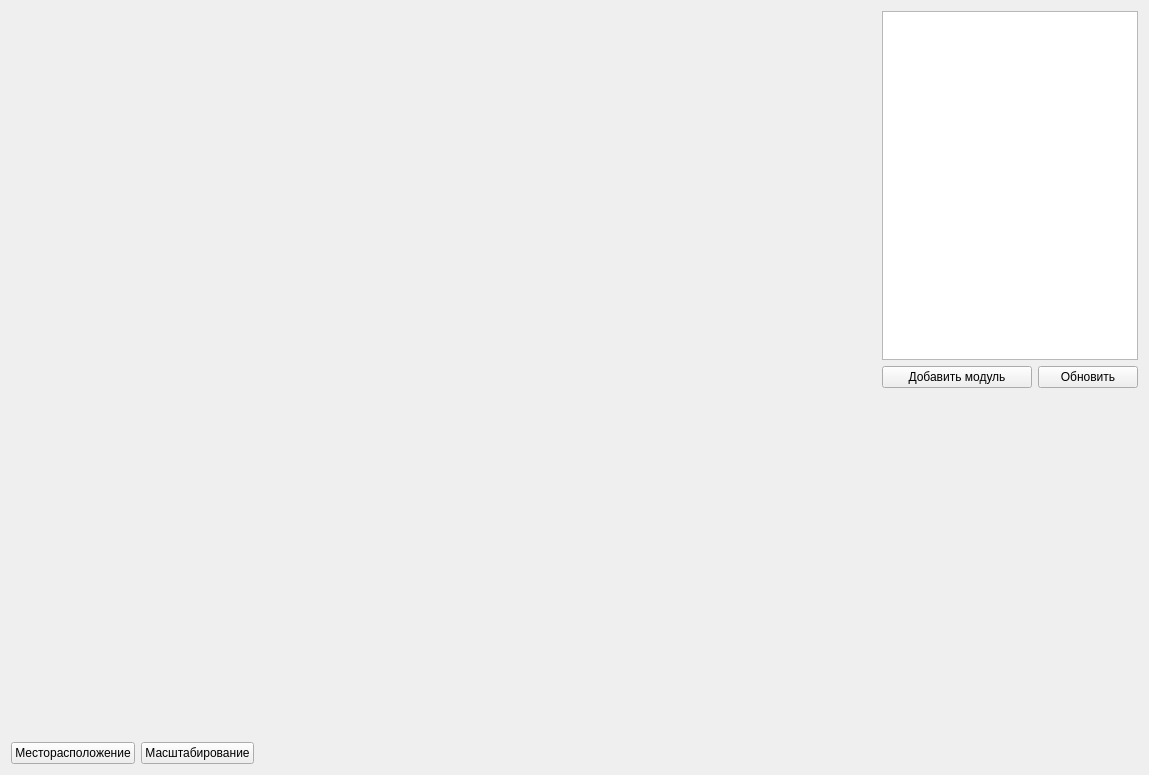
<?xml version="1.0" encoding="UTF-8"?>
<ui version="4.0">
 <class>Map</class>
 <widget class="QWidget" name="Map">
  <property name="geometry">
   <rect>
    <x>0</x>
    <y>0</y>
    <width>1149</width>
    <height>775</height>
   </rect>
  </property>
  <property name="windowTitle">
   <string>Form</string>
  </property>
  <layout class="QVBoxLayout" name="verticalLayout" stretch="1,0">
   <item>
    <layout class="QHBoxLayout" name="horizontalLayout_2" stretch="1,0">
     <item>
      <layout class="QVBoxLayout" name="verticalLayout_map"/>
     </item>
     <item>
      <layout class="QVBoxLayout" name="verticalLayout_2" stretch="0,0,0">
       <item>
        <widget class="QTableWidget" name="tableWidget_listUWB"/>
       </item>
       <item>
        <layout class="QHBoxLayout" name="horizontalLayout" stretch="3,2">
         <item>
          <widget class="QPushButton" name="pushButton_addUWB">
           <property name="text">
            <string>Добавить модуль</string>
           </property>
          </widget>
         </item>
         <item>
          <widget class="QPushButton" name="pushButton_updateLocationUWB">
           <property name="text">
            <string>Обновить</string>
           </property>
          </widget>
         </item>
        </layout>
       </item>
       <item>
        <spacer name="verticalSpacer">
         <property name="orientation">
          <enum>Qt::Vertical</enum>
         </property>
         <property name="sizeHint" stdset="0">
          <size>
           <width>20</width>
           <height>40</height>
          </size>
         </property>
        </spacer>
       </item>
      </layout>
     </item>
    </layout>
   </item>
   <item>
    <layout class="QHBoxLayout" name="horizontalLayout_3">
     <item>
      <widget class="QPushButton" name="pushButton_location">
       <property name="text">
        <string>Месторасположение</string>
       </property>
      </widget>
     </item>
     <item>
      <widget class="QPushButton" name="pushButton_scaling">
       <property name="text">
        <string>Масштабирование</string>
       </property>
       <property name="checkable">
        <bool>true</bool>
       </property>
      </widget>
     </item>
     <item>
      <spacer name="horizontalSpacer">
       <property name="orientation">
        <enum>Qt::Horizontal</enum>
       </property>
       <property name="sizeHint" stdset="0">
        <size>
         <width>40</width>
         <height>20</height>
        </size>
       </property>
      </spacer>
     </item>
    </layout>
   </item>
  </layout>
 </widget>
 <resources/>
 <connections/>
</ui>
